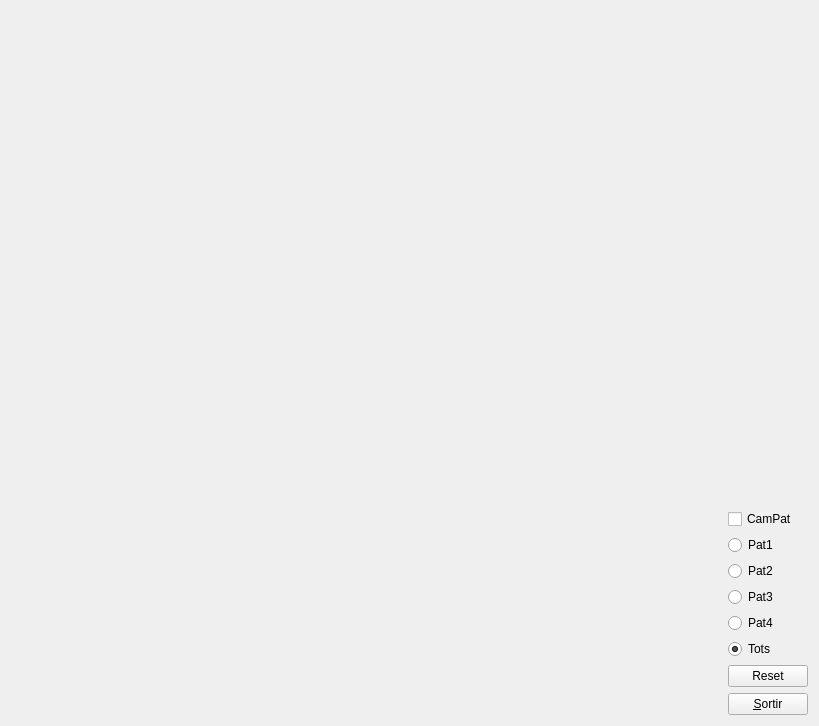
<?xml version="1.0" encoding="UTF-8"?>
<ui version="4.0">
 <class>MyForm</class>
 <widget class="QWidget" name="MyForm">
  <property name="geometry">
   <rect>
    <x>0</x>
    <y>0</y>
    <width>819</width>
    <height>726</height>
   </rect>
  </property>
  <property name="windowTitle">
   <string>Form</string>
  </property>
  <layout class="QHBoxLayout" name="horizontalLayout">
   <item>
    <widget class="MyGLWidget" name="widget" native="true">
     <property name="sizePolicy">
      <sizepolicy hsizetype="Expanding" vsizetype="Expanding">
       <horstretch>0</horstretch>
       <verstretch>0</verstretch>
      </sizepolicy>
     </property>
    </widget>
   </item>
   <item>
    <layout class="QVBoxLayout" name="verticalLayout">
     <item>
      <spacer name="verticalSpacer">
       <property name="orientation">
        <enum>Qt::Vertical</enum>
       </property>
       <property name="sizeHint" stdset="0">
        <size>
         <width>20</width>
         <height>40</height>
        </size>
       </property>
      </spacer>
     </item>
     <item>
      <widget class="QCheckBox" name="checkBox">
       <property name="text">
        <string>CamPat</string>
       </property>
      </widget>
     </item>
     <item>
      <widget class="QRadioButton" name="radioButton_4">
       <property name="text">
        <string>Pat1</string>
       </property>
      </widget>
     </item>
     <item>
      <widget class="QRadioButton" name="radioButton_3">
       <property name="text">
        <string>Pat2</string>
       </property>
      </widget>
     </item>
     <item>
      <widget class="QRadioButton" name="radioButton_2">
       <property name="text">
        <string>Pat3</string>
       </property>
      </widget>
     </item>
     <item>
      <widget class="QRadioButton" name="radioButton">
       <property name="text">
        <string>Pat4</string>
       </property>
      </widget>
     </item>
     <item>
      <widget class="QRadioButton" name="radioButton_5">
       <property name="text">
        <string>Tots</string>
       </property>
       <property name="checked">
        <bool>true</bool>
       </property>
      </widget>
     </item>
     <item>
      <widget class="QPushButton" name="pushButton_2">
       <property name="text">
        <string>Reset</string>
       </property>
      </widget>
     </item>
     <item>
      <widget class="QPushButton" name="pushButton">
       <property name="sizePolicy">
        <sizepolicy hsizetype="Fixed" vsizetype="Fixed">
         <horstretch>0</horstretch>
         <verstretch>0</verstretch>
        </sizepolicy>
       </property>
       <property name="text">
        <string>&amp;Sortir</string>
       </property>
      </widget>
     </item>
    </layout>
   </item>
  </layout>
 </widget>
 <customwidgets>
  <customwidget>
   <class>MyGLWidget</class>
   <extends>QWidget</extends>
   <header>MyGLWidget.h</header>
   <container>1</container>
   <slots>
    <slot>show1(bool)</slot>
    <slot>show2(bool)</slot>
    <slot>show3(bool)</slot>
    <slot>show4(bool)</slot>
    <slot>showAll()</slot>
    <slot>reset()</slot>
    <slot>tipusCam(bool)</slot>
   </slots>
  </customwidget>
 </customwidgets>
 <resources/>
 <connections>
  <connection>
   <sender>pushButton</sender>
   <signal>clicked()</signal>
   <receiver>MyForm</receiver>
   <slot>close()</slot>
   <hints>
    <hint type="sourcelabel">
     <x>808</x>
     <y>715</y>
    </hint>
    <hint type="destinationlabel">
     <x>839</x>
     <y>529</y>
    </hint>
   </hints>
  </connection>
  <connection>
   <sender>radioButton_4</sender>
   <signal>clicked(bool)</signal>
   <receiver>widget</receiver>
   <slot>show1(bool)</slot>
   <hints>
    <hint type="sourcelabel">
     <x>777</x>
     <y>527</y>
    </hint>
    <hint type="destinationlabel">
     <x>665</x>
     <y>468</y>
    </hint>
   </hints>
  </connection>
  <connection>
   <sender>radioButton_3</sender>
   <signal>clicked(bool)</signal>
   <receiver>widget</receiver>
   <slot>show2(bool)</slot>
   <hints>
    <hint type="sourcelabel">
     <x>752</x>
     <y>560</y>
    </hint>
    <hint type="destinationlabel">
     <x>709</x>
     <y>493</y>
    </hint>
   </hints>
  </connection>
  <connection>
   <sender>radioButton_2</sender>
   <signal>clicked(bool)</signal>
   <receiver>widget</receiver>
   <slot>show3(bool)</slot>
   <hints>
    <hint type="sourcelabel">
     <x>745</x>
     <y>585</y>
    </hint>
    <hint type="destinationlabel">
     <x>703</x>
     <y>522</y>
    </hint>
   </hints>
  </connection>
  <connection>
   <sender>radioButton</sender>
   <signal>clicked(bool)</signal>
   <receiver>widget</receiver>
   <slot>show4(bool)</slot>
   <hints>
    <hint type="sourcelabel">
     <x>785</x>
     <y>609</y>
    </hint>
    <hint type="destinationlabel">
     <x>689</x>
     <y>540</y>
    </hint>
   </hints>
  </connection>
  <connection>
   <sender>radioButton_5</sender>
   <signal>clicked()</signal>
   <receiver>widget</receiver>
   <slot>showAll()</slot>
   <hints>
    <hint type="sourcelabel">
     <x>772</x>
     <y>642</y>
    </hint>
    <hint type="destinationlabel">
     <x>689</x>
     <y>567</y>
    </hint>
   </hints>
  </connection>
  <connection>
   <sender>pushButton_2</sender>
   <signal>clicked()</signal>
   <receiver>radioButton_5</receiver>
   <slot>click()</slot>
   <hints>
    <hint type="sourcelabel">
     <x>799</x>
     <y>670</y>
    </hint>
    <hint type="destinationlabel">
     <x>801</x>
     <y>641</y>
    </hint>
   </hints>
  </connection>
  <connection>
   <sender>pushButton_2</sender>
   <signal>clicked()</signal>
   <receiver>widget</receiver>
   <slot>reset()</slot>
   <hints>
    <hint type="sourcelabel">
     <x>740</x>
     <y>670</y>
    </hint>
    <hint type="destinationlabel">
     <x>687</x>
     <y>602</y>
    </hint>
   </hints>
  </connection>
  <connection>
   <sender>checkBox</sender>
   <signal>clicked(bool)</signal>
   <receiver>widget</receiver>
   <slot>tipusCam(bool)</slot>
   <hints>
    <hint type="sourcelabel">
     <x>766</x>
     <y>501</y>
    </hint>
    <hint type="destinationlabel">
     <x>690</x>
     <y>401</y>
    </hint>
   </hints>
  </connection>
  <connection>
   <sender>pushButton_2</sender>
   <signal>clicked(bool)</signal>
   <receiver>checkBox</receiver>
   <slot>setChecked(bool)</slot>
   <hints>
    <hint type="sourcelabel">
     <x>760</x>
     <y>671</y>
    </hint>
    <hint type="destinationlabel">
     <x>749</x>
     <y>502</y>
    </hint>
   </hints>
  </connection>
 </connections>
</ui>
